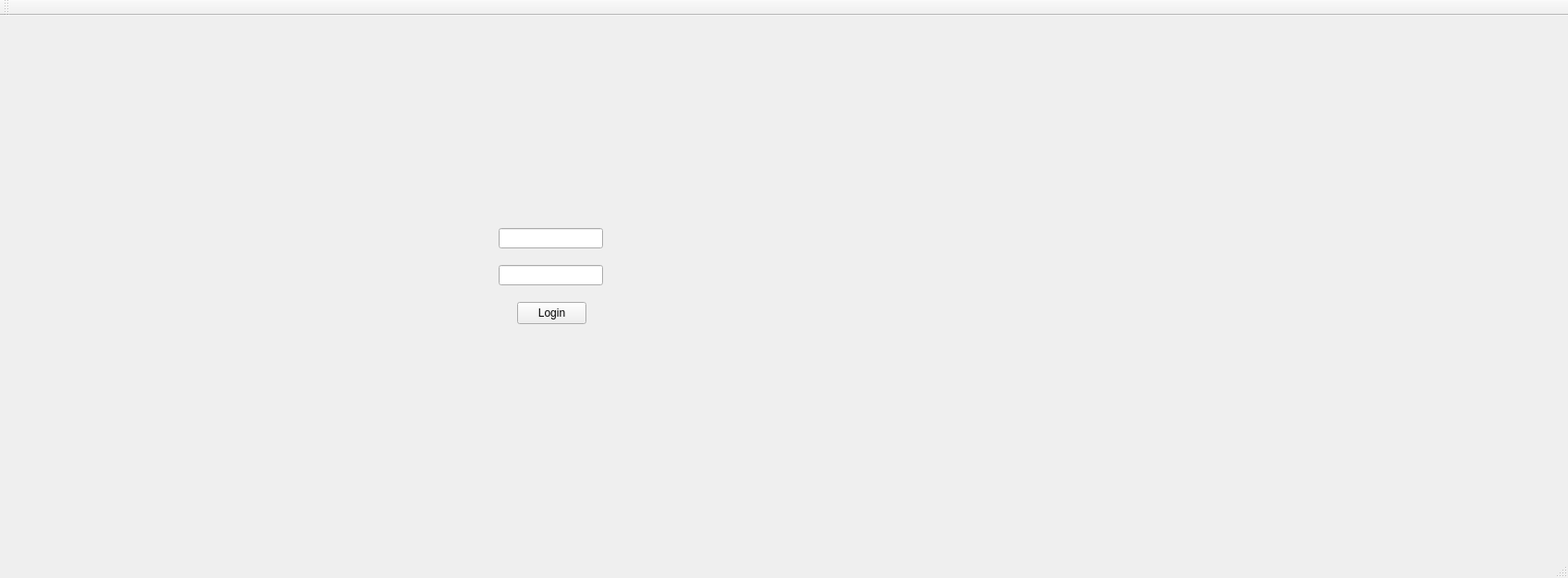
<?xml version="1.0" encoding="UTF-8"?>
<ui version="4.0">
 <class>TaskManageClass</class>
 <widget class="QMainWindow" name="TaskManageClass">
  <property name="geometry">
   <rect>
    <x>0</x>
    <y>0</y>
    <width>1698</width>
    <height>626</height>
   </rect>
  </property>
  <property name="windowTitle">
   <string>TaskManage</string>
  </property>
  <widget class="QWidget" name="centralWidget">
   <widget class="QLineEdit" name="usernameInput">
    <property name="geometry">
     <rect>
      <x>540</x>
      <y>230</y>
      <width>113</width>
      <height>22</height>
     </rect>
    </property>
   </widget>
   <widget class="QLineEdit" name="passwordInput">
    <property name="geometry">
     <rect>
      <x>540</x>
      <y>270</y>
      <width>113</width>
      <height>22</height>
     </rect>
    </property>
   </widget>
   <widget class="QPushButton" name="LoginBTN">
    <property name="geometry">
     <rect>
      <x>560</x>
      <y>310</y>
      <width>75</width>
      <height>24</height>
     </rect>
    </property>
    <property name="text">
     <string>Login</string>
    </property>
   </widget>
  </widget>
  <widget class="QMenuBar" name="menuBar">
   <property name="geometry">
    <rect>
     <x>0</x>
     <y>0</y>
     <width>1698</width>
     <height>22</height>
    </rect>
   </property>
  </widget>
  <widget class="QToolBar" name="mainToolBar">
   <attribute name="toolBarArea">
    <enum>TopToolBarArea</enum>
   </attribute>
   <attribute name="toolBarBreak">
    <bool>false</bool>
   </attribute>
  </widget>
  <widget class="QStatusBar" name="statusBar"/>
 </widget>
 <layoutdefault spacing="6" margin="11"/>
 <resources>
  <include location="TaskManage.qrc"/>
 </resources>
 <connections/>
</ui>
